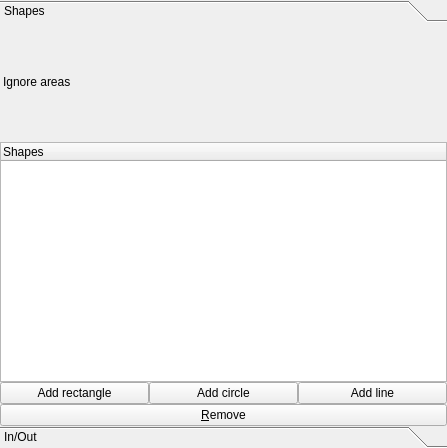
<?xml version="1.0" encoding="UTF-8"?>
<ui version="4.0">
 <class>tab_regions</class>
 <widget class="QWidget" name="tab_regions">
  <property name="geometry">
   <rect>
    <x>0</x>
    <y>0</y>
    <width>447</width>
    <height>448</height>
   </rect>
  </property>
  <property name="windowTitle">
   <string>Form</string>
  </property>
  <layout class="QGridLayout" name="gridLayout">
   <property name="margin">
    <number>0</number>
   </property>
   <property name="spacing">
    <number>0</number>
   </property>
   <item row="0" column="0">
    <layout class="QGridLayout" name="gridLayout_2">
     <property name="spacing">
      <number>1</number>
     </property>
     <item row="0" column="0">
      <widget class="QToolBox" name="toolBox">
       <property name="frameShape">
        <enum>QFrame::NoFrame</enum>
       </property>
       <property name="frameShadow">
        <enum>QFrame::Plain</enum>
       </property>
       <property name="lineWidth">
        <number>0</number>
       </property>
       <property name="currentIndex">
        <number>0</number>
       </property>
       <property name="tabSpacing">
        <number>0</number>
       </property>
       <widget class="QWidget" name="page_regions_overview">
        <property name="geometry">
         <rect>
          <x>0</x>
          <y>0</y>
          <width>445</width>
          <height>388</height>
         </rect>
        </property>
        <attribute name="label">
         <string>Shapes</string>
        </attribute>
        <layout class="QGridLayout" name="gridLayout_6">
         <property name="margin">
          <number>0</number>
         </property>
         <property name="spacing">
          <number>0</number>
         </property>
         <item row="0" column="0">
          <layout class="QGridLayout" name="gridLayout_5">
           <property name="topMargin">
            <number>0</number>
           </property>
           <property name="spacing">
            <number>0</number>
           </property>
           <item row="15" column="0" colspan="2">
            <layout class="QGridLayout" name="gridLayout_10">
             <property name="spacing">
              <number>0</number>
             </property>
             <item row="1" column="0">
              <layout class="QHBoxLayout" name="horizontalLayout">
               <item>
                <widget class="QPushButton" name="btn_add_rect">
                 <property name="minimumSize">
                  <size>
                   <width>30</width>
                   <height>0</height>
                  </size>
                 </property>
                 <property name="statusTip">
                  <string>Drag: Rectangle. Shift+drag: Circle. Ctrl+drag: Line.</string>
                 </property>
                 <property name="text">
                  <string>Add rectangle</string>
                 </property>
                 <property name="checkable">
                  <bool>true</bool>
                 </property>
                </widget>
               </item>
               <item>
                <widget class="QPushButton" name="btn_add_circle">
                 <property name="text">
                  <string>Add circle</string>
                 </property>
                 <property name="checkable">
                  <bool>true</bool>
                 </property>
                </widget>
               </item>
               <item>
                <widget class="QPushButton" name="btn_add_line">
                 <property name="text">
                  <string>Add line</string>
                 </property>
                 <property name="checkable">
                  <bool>true</bool>
                 </property>
                </widget>
               </item>
              </layout>
             </item>
             <item row="2" column="0">
              <widget class="QPushButton" name="btn_remove_shape">
               <property name="minimumSize">
                <size>
                 <width>30</width>
                 <height>0</height>
                </size>
               </property>
               <property name="text">
                <string>&amp;Remove</string>
               </property>
              </widget>
             </item>
            </layout>
           </item>
           <item row="0" column="0" colspan="2">
            <layout class="QGridLayout" name="gridLayout_3">
             <property name="leftMargin">
              <number>3</number>
             </property>
             <property name="topMargin">
              <number>0</number>
             </property>
             <property name="horizontalSpacing">
              <number>1</number>
             </property>
             <item row="0" column="0">
              <widget class="QLabel" name="label">
               <property name="text">
                <string>Ignore areas</string>
               </property>
              </widget>
             </item>
            </layout>
           </item>
           <item row="5" column="0" rowspan="2" colspan="2">
            <widget class="QTreeWidget" name="tree_blindspot_shapes">
             <property name="sizePolicy">
              <sizepolicy hsizetype="Expanding" vsizetype="Expanding">
               <horstretch>0</horstretch>
               <verstretch>0</verstretch>
              </sizepolicy>
             </property>
             <property name="showDropIndicator" stdset="0">
              <bool>false</bool>
             </property>
             <property name="alternatingRowColors">
              <bool>true</bool>
             </property>
             <property name="indentation">
              <number>0</number>
             </property>
             <column>
              <property name="text">
               <string>Shapes</string>
              </property>
             </column>
            </widget>
           </item>
          </layout>
         </item>
        </layout>
       </widget>
       <widget class="QWidget" name="page_regions_IO">
        <property name="geometry">
         <rect>
          <x>0</x>
          <y>0</y>
          <width>445</width>
          <height>388</height>
         </rect>
        </property>
        <attribute name="label">
         <string>In/Out</string>
        </attribute>
        <layout class="QGridLayout" name="gridLayout_7">
         <property name="margin">
          <number>0</number>
         </property>
         <property name="spacing">
          <number>0</number>
         </property>
         <item row="0" column="2">
          <layout class="QGridLayout" name="gridLayout_9">
           <item row="0" column="1" colspan="2">
            <widget class="QComboBox" name="combo_label">
             <property name="enabled">
              <bool>false</bool>
             </property>
             <property name="editable">
              <bool>true</bool>
             </property>
            </widget>
           </item>
           <item row="1" column="1">
            <widget class="QPushButton" name="pushButton_15">
             <property name="enabled">
              <bool>false</bool>
             </property>
             <property name="text">
              <string>Open</string>
             </property>
            </widget>
           </item>
           <item row="2" column="1">
            <widget class="QPushButton" name="pushButton_14">
             <property name="enabled">
              <bool>false</bool>
             </property>
             <property name="text">
              <string>Clone</string>
             </property>
            </widget>
           </item>
           <item row="2" column="2">
            <widget class="QPushButton" name="pushButton_13">
             <property name="enabled">
              <bool>false</bool>
             </property>
             <property name="text">
              <string>Delete</string>
             </property>
            </widget>
           </item>
           <item row="3" column="1" rowspan="2" colspan="2">
            <spacer name="verticalSpacer_5">
             <property name="orientation">
              <enum>Qt::Vertical</enum>
             </property>
             <property name="sizeHint" stdset="0">
              <size>
               <width>20</width>
               <height>40</height>
              </size>
             </property>
            </spacer>
           </item>
           <item row="1" column="2">
            <widget class="QPushButton" name="pushButton_12">
             <property name="enabled">
              <bool>false</bool>
             </property>
             <property name="text">
              <string>Save</string>
             </property>
            </widget>
           </item>
          </layout>
         </item>
        </layout>
       </widget>
      </widget>
     </item>
    </layout>
   </item>
  </layout>
 </widget>
 <resources/>
 <connections/>
</ui>
